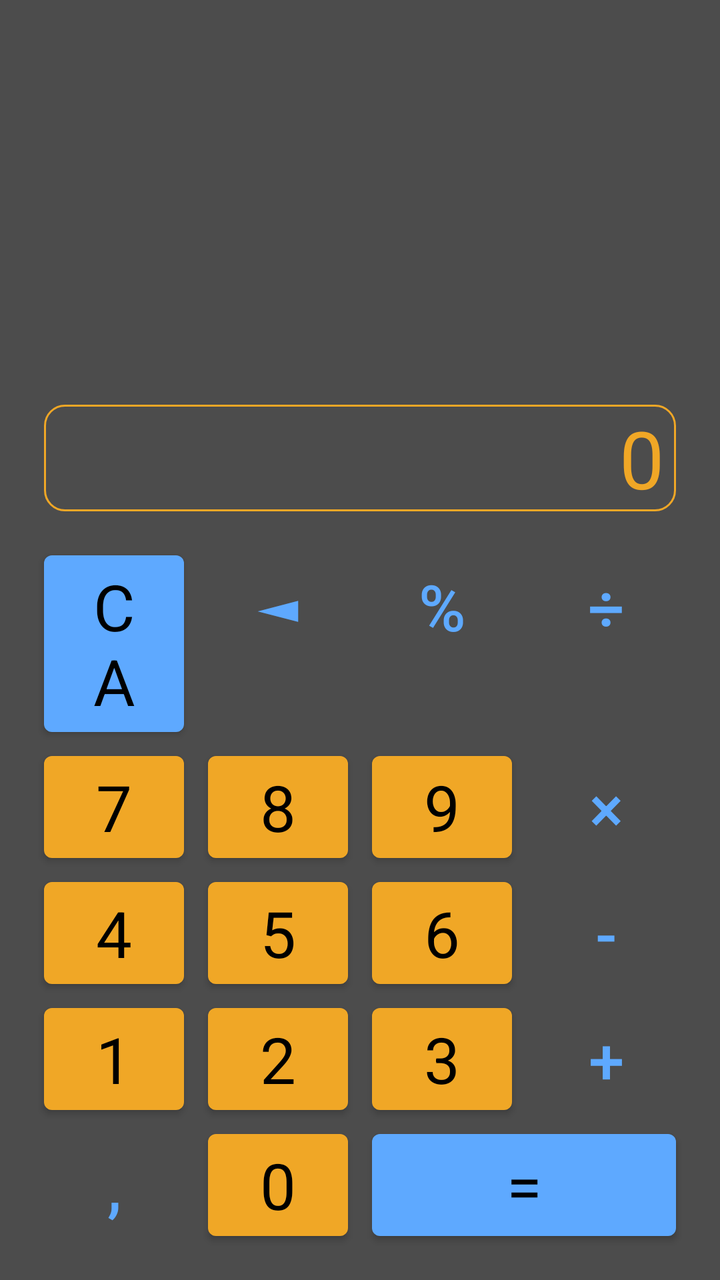
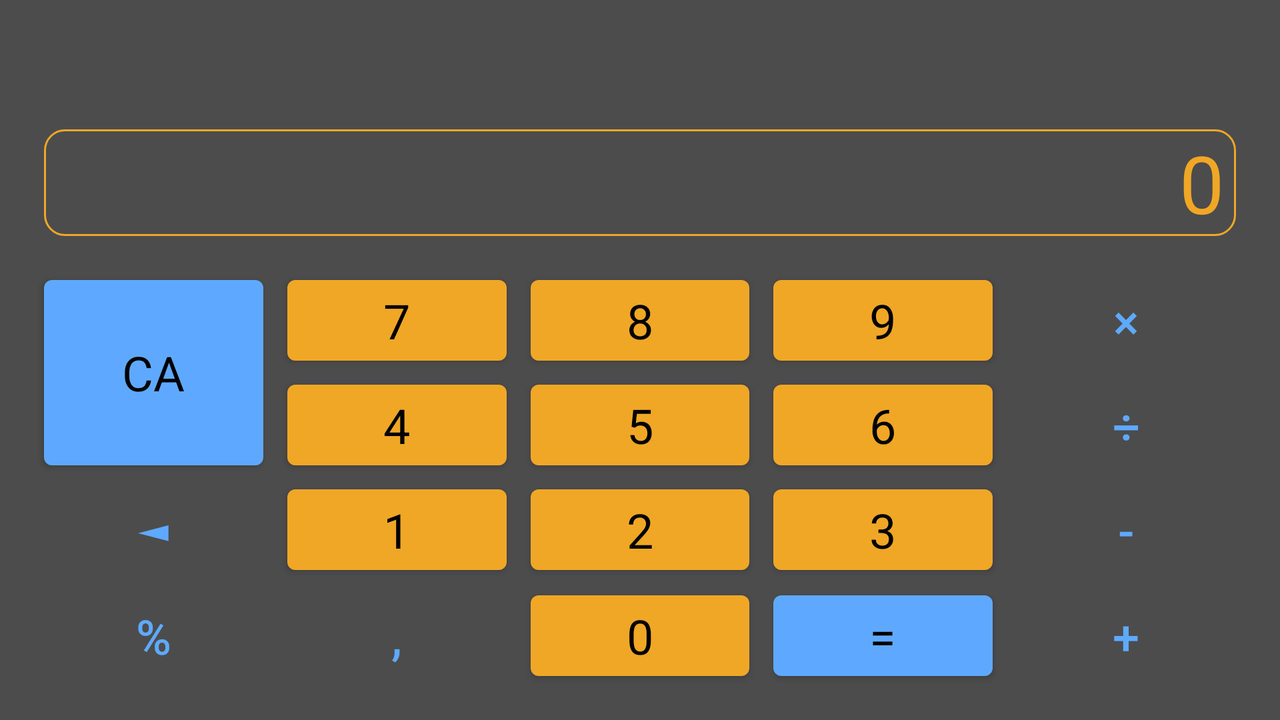

Two renders of one Android screen. The first uses the default layout on a phone; the second uses the alternative layout the repository ships for a different screen configuration, on a matching device. The two XML files are below.
<!-- AndroidManifest.xml: application theme Calculator.Theme.Dark -->
<!-- res/layout/calculator_constraint_layout.xml -->
<?xml version="1.0" encoding="utf-8"?>
<androidx.constraintlayout.widget.ConstraintLayout xmlns:android="http://schemas.android.com/apk/res/android"
    xmlns:app="http://schemas.android.com/apk/res-auto"
    android:id="@+id/back"
    style="@style/Theme.MaterialComponents.DayNight.DarkActionBar"
    android:layout_width="match_parent"
    android:layout_height="match_parent"
    android:background="?attr/colorOnBackground"
    android:padding="16dp">

    <com.google.android.material.button.MaterialButton
        android:id="@+id/comma_button"
        style="@style/Calculator.Signs.Buttons"
        android:text="@string/_comma_sign"
        app:layout_constraintBottom_toBottomOf="parent"
        app:layout_constraintEnd_toStartOf="@+id/zero_button"
        app:layout_constraintHorizontal_weight="25"
        app:layout_constraintStart_toStartOf="parent" />

    <com.google.android.material.button.MaterialButton
        android:id="@+id/zero_button"
        style="@style/Calculator.Numbers.Buttons"
        android:text="@string/_0"
        app:layout_constraintEnd_toStartOf="@+id/equally_button"
        app:layout_constraintHorizontal_weight="25"
        app:layout_constraintStart_toEndOf="@+id/comma_button"
        app:layout_constraintTop_toTopOf="@id/comma_button" />

    <com.google.android.material.button.MaterialButton
        android:id="@+id/equally_button"
        style="@style/Calculator.MainSigns.Buttons"
        android:text="@string/_equally_sign"
        app:layout_constraintEnd_toEndOf="parent"
        app:layout_constraintHorizontal_weight="50"
        app:layout_constraintStart_toEndOf="@+id/zero_button"
        app:layout_constraintTop_toTopOf="@id/zero_button" />

    <com.google.android.material.button.MaterialButton
        android:id="@+id/one_button"
        style="@style/Calculator.Numbers.Buttons"
        android:text="@string/_1"
        app:layout_constraintBottom_toTopOf="@id/comma_button"
        app:layout_constraintEnd_toStartOf="@+id/two_button"
        app:layout_constraintStart_toStartOf="parent" />

    <com.google.android.material.button.MaterialButton
        android:id="@+id/two_button"
        style="@style/Calculator.Numbers.Buttons"
        android:text="@string/_2"
        app:layout_constraintEnd_toStartOf="@+id/three_button"
        app:layout_constraintStart_toEndOf="@+id/one_button"
        app:layout_constraintTop_toTopOf="@id/one_button" />

    <com.google.android.material.button.MaterialButton
        android:id="@+id/three_button"
        style="@style/Calculator.Numbers.Buttons"
        android:text="@string/_3"
        app:layout_constraintEnd_toStartOf="@+id/plus_button"
        app:layout_constraintStart_toEndOf="@+id/two_button"
        app:layout_constraintTop_toTopOf="@id/two_button" />

    <com.google.android.material.button.MaterialButton
        android:id="@+id/plus_button"
        style="@style/Calculator.Signs.Buttons"
        android:text="@string/_plus_sign"
        app:layout_constraintEnd_toEndOf="parent"
        app:layout_constraintHorizontal_bias="0.5"
        app:layout_constraintStart_toEndOf="@+id/three_button"
        app:layout_constraintTop_toTopOf="@id/three_button" />

    <com.google.android.material.button.MaterialButton
        android:id="@+id/four_button"
        style="@style/Calculator.Numbers.Buttons"
        android:text="@string/_4"
        app:layout_constraintBottom_toTopOf="@id/one_button"
        app:layout_constraintEnd_toStartOf="@+id/five_button"
        app:layout_constraintStart_toStartOf="parent" />

    <com.google.android.material.button.MaterialButton
        android:id="@+id/five_button"
        style="@style/Calculator.Numbers.Buttons"
        android:text="@string/_5"
        app:layout_constraintEnd_toStartOf="@+id/six_button"
        app:layout_constraintStart_toEndOf="@+id/four_button"
        app:layout_constraintTop_toTopOf="@id/four_button" />

    <com.google.android.material.button.MaterialButton
        android:id="@+id/six_button"
        style="@style/Calculator.Numbers.Buttons"
        android:text="@string/_6"
        app:layout_constraintEnd_toStartOf="@+id/minus_button"
        app:layout_constraintStart_toEndOf="@+id/five_button"
        app:layout_constraintTop_toTopOf="@id/five_button" />

    <com.google.android.material.button.MaterialButton
        android:id="@+id/minus_button"
        style="@style/Calculator.Signs.Buttons"
        android:text="@string/_minus_sign"
        app:layout_constraintEnd_toEndOf="parent"
        app:layout_constraintStart_toEndOf="@+id/six_button"
        app:layout_constraintTop_toTopOf="@id/six_button" />

    <com.google.android.material.button.MaterialButton
        android:id="@+id/seven_button"
        style="@style/Calculator.Numbers.Buttons"
        android:text="@string/_7"
        app:layout_constraintBottom_toTopOf="@id/four_button"
        app:layout_constraintEnd_toStartOf="@+id/eight_button"
        app:layout_constraintStart_toStartOf="parent" />

    <com.google.android.material.button.MaterialButton
        android:id="@+id/eight_button"
        style="@style/Calculator.Numbers.Buttons"
        android:text="@string/_8"
        app:layout_constraintEnd_toStartOf="@+id/nine_button"
        app:layout_constraintStart_toEndOf="@+id/seven_button"
        app:layout_constraintTop_toTopOf="@id/seven_button" />

    <com.google.android.material.button.MaterialButton
        android:id="@+id/nine_button"
        style="@style/Calculator.Numbers.Buttons"
        android:text="@string/_9"
        app:layout_constraintEnd_toStartOf="@+id/multiply_button"
        app:layout_constraintStart_toEndOf="@+id/eight_button"
        app:layout_constraintTop_toTopOf="@id/eight_button" />

    <com.google.android.material.button.MaterialButton
        android:id="@+id/multiply_button"
        style="@style/Calculator.Signs.Buttons"
        android:text="@string/_multiply_sign"
        app:layout_constraintEnd_toEndOf="parent"
        app:layout_constraintStart_toEndOf="@+id/nine_button"
        app:layout_constraintTop_toTopOf="@id/nine_button" />

    <com.google.android.material.button.MaterialButton
        android:id="@+id/clear_all_button"
        style="@style/Calculator.MainSigns.Buttons"
        android:text="@string/_clear_all_sign"
        app:layout_constraintBottom_toTopOf="@id/seven_button"
        app:layout_constraintEnd_toStartOf="@+id/backspace_button"
        app:layout_constraintStart_toStartOf="parent" />

    <com.google.android.material.button.MaterialButton
        android:id="@+id/backspace_button"
        style="@style/Calculator.Signs.Buttons"
        android:text="@string/_backspace_sign"
        app:layout_constraintEnd_toStartOf="@+id/percent_button"
        app:layout_constraintStart_toEndOf="@+id/clear_all_button"
        app:layout_constraintTop_toTopOf="@id/clear_all_button" />

    <com.google.android.material.button.MaterialButton
        android:id="@+id/percent_button"
        style="@style/Calculator.Signs.Buttons"
        android:text="@string/_percent_sign"
        app:layout_constraintEnd_toStartOf="@+id/divide_button"
        app:layout_constraintStart_toEndOf="@+id/backspace_button"
        app:layout_constraintTop_toTopOf="@id/backspace_button" />

    <com.google.android.material.button.MaterialButton
        android:id="@+id/divide_button"
        style="@style/Calculator.Signs.Buttons"
        android:text="@string/_divide_sign"
        app:layout_constraintEnd_toEndOf="parent"
        app:layout_constraintHorizontal_bias="0.5"
        app:layout_constraintStart_toEndOf="@+id/percent_button"
        app:layout_constraintTop_toTopOf="@id/percent_button" />

    <TextView
        android:id="@+id/text_screen"
        style="@style/Calculator.Screen"
        android:layout_width="match_parent"
        android:layout_height="wrap_content"
        android:hint="@string/_0"
        android:textAlignment="textEnd"
        app:layout_constraintBottom_toTopOf="@id/clear_all_button"
        app:layout_constraintEnd_toEndOf="parent"
        app:layout_constraintHorizontal_weight="50"
        app:layout_constraintStart_toStartOf="parent" />

</androidx.constraintlayout.widget.ConstraintLayout>
<!-- resources referenced by this layout -->
<resources>
  <string name="_0">0</string>
  <string name="_1">1</string>
  <string name="_2">2</string>
  <string name="_3">3</string>
  <string name="_4">4</string>
  <string name="_5">5</string>
  <string name="_6">6</string>
  <string name="_7">7</string>
  <string name="_8">8</string>
  <string name="_9">9</string>
  <string name="_backspace_sign">◄</string>
  <string name="_clear_all_sign">сa</string>
  <string name="_comma_sign">,</string>
  <string name="_divide_sign">÷</string>
  <string name="_equally_sign">=</string>
  <string name="_minus_sign">-</string>
  <string name="_multiply_sign">×</string>
  <string name="_percent_sign">%</string>
  <string name="_plus_sign">+</string>
  <style name="Calculator.MainSigns.Buttons" parent="Calculator.Numbers.Buttons">
          <item name="backgroundTint">?attr/colorPrimary</item>
          <item name="android:textAllCaps">true</item>
      </style>
  <style name="Calculator.Numbers.Buttons" parent="Calculator.Buttons">
          <item name="backgroundTint">?attr/colorSecondary</item>
          <item name="android:textColor">?attr/colorOnPrimary</item>
      </style>
  <style name="Calculator.Signs.Buttons" parent="Widget.MaterialComponents.Button.TextButton">
          <item name="android:layout_width">0dp</item>
          <item name="android:layout_height">wrap_content</item>
          <item name="android:textColor">?attr/colorPrimary</item>
          <item name="android:textSize">@dimen/button_text_size</item>
      </style>
  <style name="Calculator.Buttons" parent="Calculator.Theme.Light">
          <item name="android:layout_width">0dp</item>
          <item name="android:layout_height">wrap_content</item>
          <item name="android:insetRight">@dimen/number_button_inset</item>
          <item name="android:insetLeft">@dimen/number_button_inset</item>
          <item name="android:textSize">@dimen/button_text_size</item>
      </style>
  <style name="Calculator.Theme.Light" parent="Theme.MaterialComponents.DayNight.DarkActionBar">
  
          
          <item name="colorPrimary">@color/yale_blue_A</item>
          <item name="colorPrimaryVariant">@color/yale_blue_B</item>
          <item name="colorOnBackground">@color/white</item>
          <item name="colorOnPrimary">@color/white</item>
          
          <item name="colorSecondary">@color/yale_yellow_B</item>
          <item name="colorSecondaryVariant">@color/yale_yellow_A</item>
          <item name="colorOnSecondary">@color/dark_grey_A</item>
          
          <item name="android:statusBarColor" tools:targetApi="l">?attr/colorPrimaryVariant</item>
          
      </style>
  <dimen name="screen_margin_bottom">16dp</dimen>
  <dimen name="screen_text_size">40sp</dimen>
  <!-- drawable screen_form (drawable) -->
  <?xml version="1.0" encoding="utf-8"?>
  <shape xmlns:android="http://schemas.android.com/apk/res/android"
      android:shape="rectangle" >
  
      <solid
          android:color="?attr/colorOnBackground" >
      </solid>
  
      <stroke
          android:width="1dp"
          android:color="@color/yale_yellow_B" >
      </stroke>
  
      <corners
          android:radius="10dp"   >
      </corners>
  
  </shape>
  <dimen name="number_button_inset">6dp</dimen>
  <dimen name="button_text_size">32sp</dimen>
  <color name="yale_blue_B">#5EA9FF</color>
  <color name="dark_grey_A">#4C4C4C</color>
  <color name="black">#FF000000</color>
  <color name="yale_yellow_B">#F0A726</color>
  <color name="yale_blue_A">#0F4D92</color>
  <color name="white">#FFFFFFFF</color>
  <color name="yale_yellow_A">#A66E0C</color>
  <!-- some entries are left out for length -->
</resources>
<!-- res/layout-land/calculator_constraint_layout.xml (the repository's variant of the layout above) -->
<!-- drawn on the phone turned sideways -->
<?xml version="1.0" encoding="utf-8"?>
<androidx.constraintlayout.widget.ConstraintLayout xmlns:android="http://schemas.android.com/apk/res/android"
    xmlns:app="http://schemas.android.com/apk/res-auto"
    android:layout_width="match_parent"
    android:layout_height="match_parent"
    android:background="?attr/colorOnBackground"
    android:padding="16dp">

    <Button
        android:id="@+id/percent_button"
        style="@style/Calculator.Signs.Buttons"
        android:text="@string/_percent_sign"
        app:layout_constraintBottom_toBottomOf="parent"
        app:layout_constraintEnd_toStartOf="@id/comma_button"
        app:layout_constraintStart_toStartOf="parent" />

    <Button
        android:id="@+id/comma_button"
        style="@style/Calculator.Signs.Buttons"
        android:text="@string/_comma_sign"
        app:layout_constraintEnd_toStartOf="@id/zero_button"
        app:layout_constraintStart_toEndOf="@id/percent_button"
        app:layout_constraintTop_toTopOf="@id/percent_button" />

    <Button
        android:id="@+id/zero_button"
        style="@style/Calculator.Numbers.Buttons"
        android:text="@string/_0"
        app:layout_constraintEnd_toStartOf="@id/equally_button"
        app:layout_constraintStart_toEndOf="@id/comma_button"
        app:layout_constraintTop_toTopOf="@id/comma_button" />

    <Button
        android:id="@+id/equally_button"
        style="@style/Calculator.MainSigns.Buttons"
        android:text="@string/_equally_sign"
        app:layout_constraintEnd_toStartOf="@id/plus_button"
        app:layout_constraintStart_toEndOf="@id/zero_button"
        app:layout_constraintTop_toTopOf="@id/zero_button" />

    <Button
        android:id="@+id/plus_button"
        style="@style/Calculator.Signs.Buttons"
        android:text="@string/_plus_sign"
        app:layout_constraintEnd_toEndOf="parent"
        app:layout_constraintStart_toEndOf="@id/equally_button"
        app:layout_constraintTop_toTopOf="@id/equally_button" />

    <Button
        android:id="@+id/backspace_button"
        style="@style/Calculator.Signs.Buttons"
        android:text="@string/_backspace_sign"
        app:layout_constraintBottom_toTopOf="@id/percent_button"
        app:layout_constraintEnd_toStartOf="@id/one_button"
        app:layout_constraintStart_toStartOf="parent" />

    <Button
        android:id="@+id/one_button"
        style="@style/Calculator.Numbers.Buttons"
        android:text="@string/_1"
        app:layout_constraintEnd_toStartOf="@id/two_button"
        app:layout_constraintStart_toEndOf="@id/backspace_button"
        app:layout_constraintTop_toTopOf="@id/backspace_button" />

    <Button
        android:id="@+id/two_button"
        style="@style/Calculator.Numbers.Buttons"
        android:text="@string/_2"
        app:layout_constraintEnd_toStartOf="@id/three_button"
        app:layout_constraintStart_toEndOf="@id/one_button"
        app:layout_constraintTop_toTopOf="@id/one_button" />

    <Button
        android:id="@+id/three_button"
        style="@style/Calculator.Numbers.Buttons"
        android:layout_width="0dp"
        android:layout_height="wrap_content"
        android:text="@string/_3"
        app:layout_constraintEnd_toStartOf="@id/minus_button"
        app:layout_constraintStart_toEndOf="@id/two_button"
        app:layout_constraintTop_toTopOf="@id/two_button" />

    <Button
        android:id="@+id/minus_button"
        style="@style/Calculator.Signs.Buttons"
        android:text="@string/_minus_sign"
        app:layout_constraintEnd_toEndOf="parent"
        app:layout_constraintStart_toEndOf="@id/three_button"
        app:layout_constraintTop_toTopOf="@id/three_button" />

    <Button
        android:id="@+id/clear_all_button"
        style="@style/Calculator.MainSigns.Buttons"
        android:layout_width="0dp"
        android:layout_height="0dp"
        android:text="@string/_clear_all_sign"
        android:textSize="@dimen/button_text_size_land"
        app:layout_constraintBottom_toTopOf="@id/backspace_button"
        app:layout_constraintEnd_toStartOf="@id/seven_button"
        app:layout_constraintStart_toStartOf="parent"
        app:layout_constraintTop_toTopOf="@id/seven_button" />

    <Button
        android:id="@+id/four_button"
        style="@style/Calculator.Numbers.Buttons"
        android:text="@string/_4"
        app:layout_constraintBottom_toTopOf="@+id/backspace_button"
        app:layout_constraintEnd_toStartOf="@+id/five_button"
        app:layout_constraintStart_toStartOf="@+id/one_button" />

    <Button
        android:id="@+id/five_button"
        style="@style/Calculator.Numbers.Buttons"
        android:text="@string/_5"
        app:layout_constraintEnd_toStartOf="@id/six_button"
        app:layout_constraintStart_toEndOf="@id/four_button"
        app:layout_constraintTop_toTopOf="@+id/four_button" />

    <Button
        android:id="@+id/six_button"
        style="@style/Calculator.Numbers.Buttons"
        android:text="@string/_6"
        app:layout_constraintEnd_toStartOf="@+id/divide_button"
        app:layout_constraintStart_toEndOf="@+id/five_button"
        app:layout_constraintTop_toTopOf="@id/five_button" />

    <Button
        android:id="@+id/divide_button"
        style="@style/Calculator.Signs.Buttons"
        android:text="@string/_divide_sign"
        app:layout_constraintEnd_toEndOf="parent"
        app:layout_constraintStart_toEndOf="@id/six_button"
        app:layout_constraintTop_toTopOf="@+id/six_button" />

    <Button
        android:id="@+id/seven_button"
        style="@style/Calculator.Numbers.Buttons"
        android:text="@string/_7"
        app:layout_constraintBottom_toTopOf="@id/four_button"
        app:layout_constraintEnd_toStartOf="@id/eight_button"
        app:layout_constraintStart_toStartOf="@id/four_button" />

    <Button
        android:id="@+id/eight_button"
        style="@style/Calculator.Numbers.Buttons"
        android:text="@string/_8"
        app:layout_constraintEnd_toStartOf="@id/nine_button"
        app:layout_constraintStart_toEndOf="@id/seven_button"
        app:layout_constraintTop_toTopOf="@id/seven_button" />

    <Button
        android:id="@+id/nine_button"
        style="@style/Calculator.Numbers.Buttons"
        android:text="@string/_9"
        app:layout_constraintEnd_toStartOf="@id/multiply_button"
        app:layout_constraintStart_toEndOf="@id/eight_button"
        app:layout_constraintTop_toTopOf="@id/eight_button" />

    <Button
        android:id="@+id/multiply_button"
        style="@style/Calculator.Signs.Buttons"
        android:text="@string/_multiply_sign"
        app:layout_constraintEnd_toEndOf="parent"
        app:layout_constraintStart_toEndOf="@id/nine_button"
        app:layout_constraintTop_toTopOf="@id/nine_button" />

    <TextView
        android:id="@+id/text_screen"
        style="@style/Calculator.Screen"
        android:layout_width="0dp"
        android:layout_height="wrap_content"
        android:textAlignment="textEnd"
        app:layout_constraintBottom_toTopOf="@+id/clear_all_button"
        app:layout_constraintEnd_toEndOf="parent"
        app:layout_constraintStart_toStartOf="parent" />


</androidx.constraintlayout.widget.ConstraintLayout>
<!-- resources referenced by the variant -->
<!-- as the phone turned sideways resolves them -->
<resources>
  <dimen name="button_text_size_land">24sp</dimen>
  <string name="_0">0</string>
  <string name="_1">1</string>
  <string name="_2">2</string>
  <string name="_3">3</string>
  <string name="_4">4</string>
  <string name="_5">5</string>
  <string name="_6">6</string>
  <string name="_7">7</string>
  <string name="_8">8</string>
  <string name="_9">9</string>
  <string name="_backspace_sign">◄</string>
  <string name="_clear_all_sign">сa</string>
  <string name="_comma_sign">,</string>
  <string name="_divide_sign">÷</string>
  <string name="_equally_sign">=</string>
  <string name="_minus_sign">-</string>
  <string name="_multiply_sign">×</string>
  <string name="_percent_sign">%</string>
  <string name="_plus_sign">+</string>
  <!-- from res/values-land/ -->
  <style name="Calculator.MainSigns.Buttons" parent="Calculator.Numbers.Buttons">
          <item name="backgroundTint">?attr/colorPrimary</item>
          <item name="android:textAllCaps">true</item>
      </style>
  <!-- from res/values-land/ -->
  <style name="Calculator.Numbers.Buttons" parent="Calculator.Buttons">
          <item name="backgroundTint">?attr/colorSecondary</item>
          <item name="android:textColor">?attr/colorOnPrimary</item>
      </style>
  <!-- from res/values-land/ -->
  <style name="Calculator.Signs.Buttons" parent="Widget.MaterialComponents.Button.TextButton">
          <item name="android:layout_width">0dp</item>
          <item name="android:layout_height">wrap_content</item>
          <item name="android:textColor">?attr/colorPrimary</item>
          <item name="android:textSize">@dimen/button_text_size_land</item>
      </style>
  <!-- from res/values-land/ -->
  <style name="Calculator.Buttons" parent="Calculator.Theme.Light">
          <item name="android:layout_width">0dp</item>
          <item name="android:layout_height">wrap_content</item>
          <item name="android:insetRight">@dimen/number_button_inset</item>
          <item name="android:insetLeft">@dimen/number_button_inset</item>
          <item name="android:textSize">@dimen/button_text_size_land</item>
      </style>
  <!-- from res/values-land/ -->
  <style name="Calculator.Theme.Light" parent="Theme.MaterialComponents.DayNight.DarkActionBar">
          
          <item name="colorPrimary">@color/yale_blue_A</item>
          <item name="colorPrimaryVariant">@color/yale_blue_B</item>
          <item name="colorOnBackground">@color/white</item>
          <item name="colorOnPrimary">@color/white</item>
          
          <item name="colorSecondary">@color/yale_yellow_B</item>
          <item name="colorSecondaryVariant">@color/yale_yellow_A</item>
          <item name="colorOnSecondary">@color/dark_grey_A</item>
          
          <item name="android:statusBarColor" tools:targetApi="l">?attr/colorPrimaryVariant</item>
          
      </style>
  <dimen name="screen_margin_bottom">16dp</dimen>
  <dimen name="screen_text_size">40sp</dimen>
  <!-- drawable screen_form (drawable) -->
  <?xml version="1.0" encoding="utf-8"?>
  <shape xmlns:android="http://schemas.android.com/apk/res/android"
      android:shape="rectangle" >
  
      <solid
          android:color="?attr/colorOnBackground" >
      </solid>
  
      <stroke
          android:width="1dp"
          android:color="@color/yale_yellow_B" >
      </stroke>
  
      <corners
          android:radius="10dp"   >
      </corners>
  
  </shape>
  <dimen name="number_button_inset">6dp</dimen>
  <color name="yale_blue_B">#5EA9FF</color>
  <color name="dark_grey_A">#4C4C4C</color>
  <color name="black">#FF000000</color>
  <color name="yale_yellow_B">#F0A726</color>
  <color name="yale_blue_A">#0F4D92</color>
  <color name="white">#FFFFFFFF</color>
  <color name="yale_yellow_A">#A66E0C</color>
  <!-- some entries are left out for length -->
</resources>
